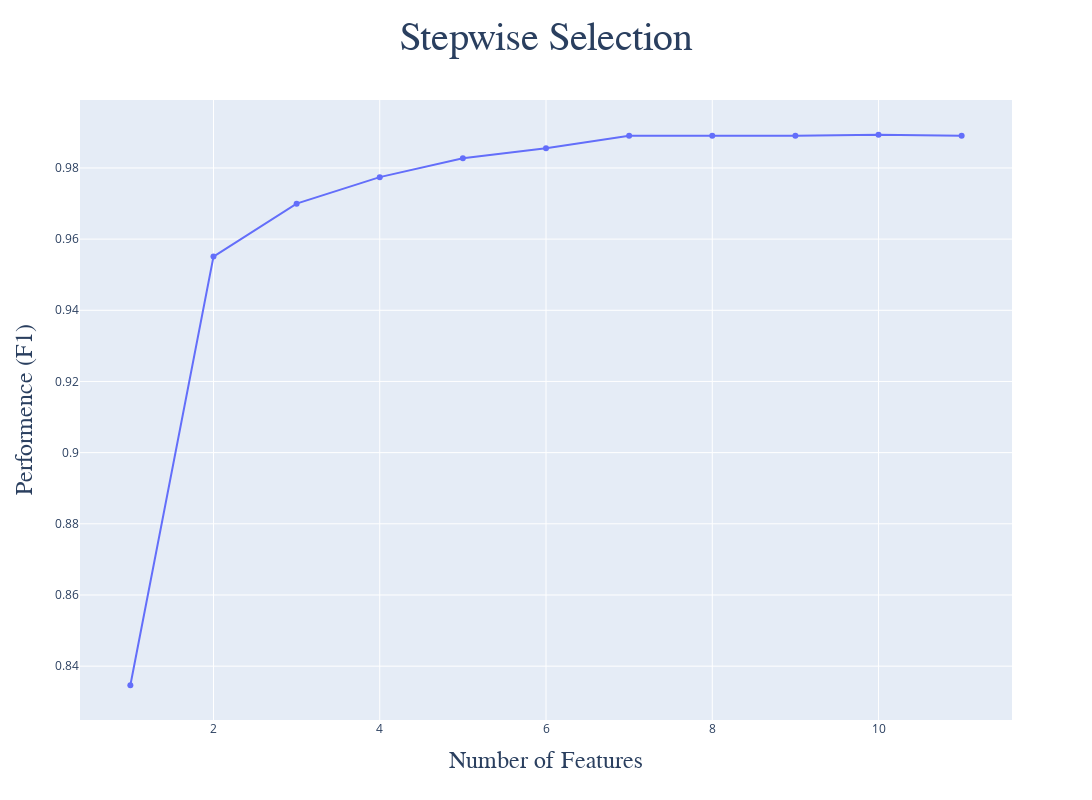

Notebook cell for this chart:
### Code cell
metric_dict = sfs.get_metric_dict()
k_features = list(metric_dict.keys())
avg_scores = np.array([metric_dict[k]['avg_score'] for k in k_features])
std_devs = np.array([metric_dict[k]['std_dev'] for k in k_features])

fig = go.Figure()
fig.add_trace(
    go.Scatter(
    x = k_features, y = avg_scores, 
    mode = 'lines+markers', name = 'Average Score'
    )
)

fig.update_layout(
    title = {
        'text': 'Stepwise Selection',
        'font': {
            'size': 40, 'family': 'Gulliver'
        }, 'x': 0.5
    }, 
    xaxis_title = {
        'text': 'Number of Features',
        'font': {
            'size': 24, 'family': 'Gulliver'
        }
    }, 
    yaxis_title = {
        'text': 'Performence (F1)',
        'font': {
            'size': 24, 'family': 'Gulliver'
        }
    }, 
    width = 1200, height = 800
)

fig.show()

### Figure 1 — Plotly figure (JSON) as saved in the notebook; plotly's stock layout.template omitted (floating-point values rounded to 4 significant figures)
{"data": [{"mode": "lines+markers", "name": "Average Score", "type": "scatter", "x": [1, 2, 3, 4, 5, 6, 7, 8, 9, 10, 11], "y": [0.8346, 0.9551, 0.97, 0.9774, 0.9827, 0.9856, 0.989, 0.989, 0.989, 0.9893, 0.989]}], "layout": {"height": 800, "title": {"font": {"family": "Gulliver", "size": 40}, "text": "Stepwise Selection", "x": 0.5}, "width": 1200, "xaxis": {"title": {"font": {"family": "Gulliver", "size": 24}, "text": "Number of Features"}}, "yaxis": {"title": {"font": {"family": "Gulliver", "size": 24}, "text": "Performence (F1)"}}}}
